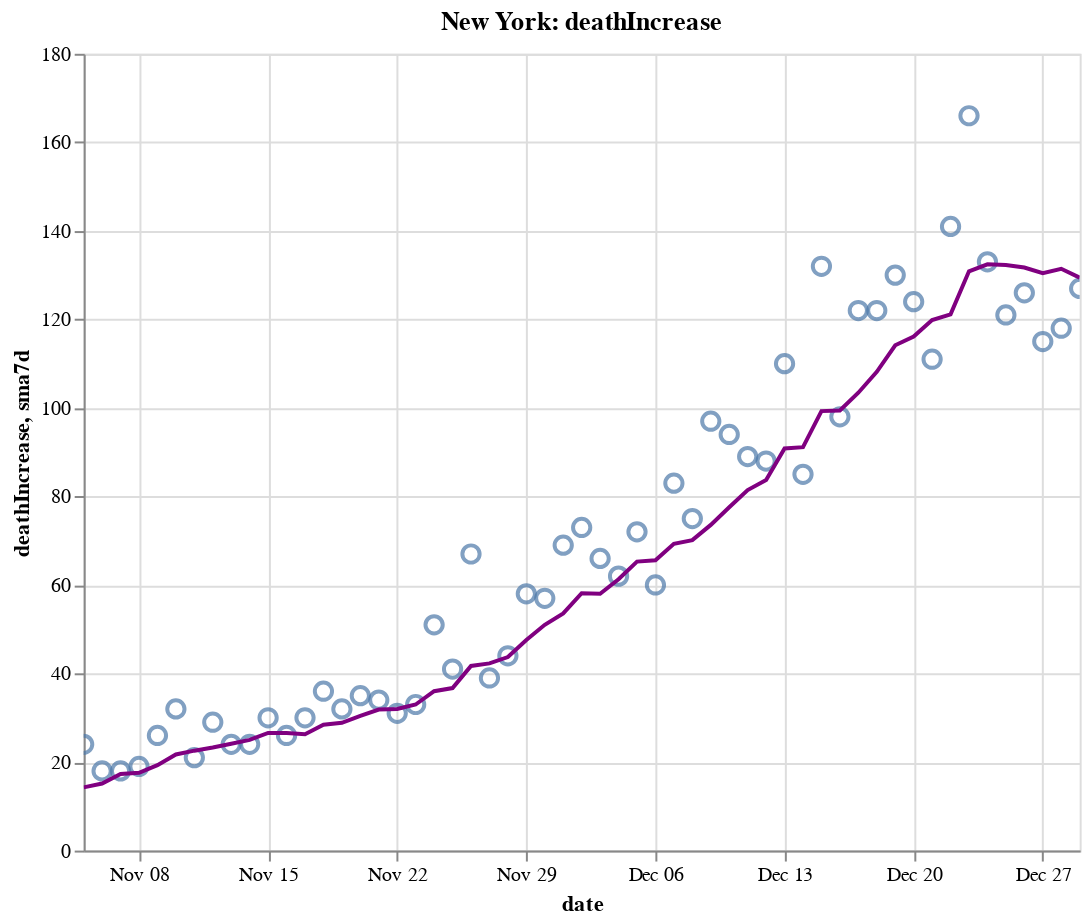

Here is the notebook cell this chart was saved with:
### Code cell
create_plot(ny, 'deathIncrease')

### Figure 1 — Vega-Lite specification as saved in the notebook (floating-point values rounded to 4 significant figures)
{"config": {"view": {"continuousWidth": 400, "continuousHeight": 300}}, "layer": [{"layer": [{"mark": {"type": "point", "size": 75}, "encoding": {"tooltip": [{"type": "temporal", "field": "date"}, {"type": "quantitative", "field": "deathIncrease"}, {"type": "quantitative", "field": "sma7d"}], "x": {"type": "temporal", "field": "date"}, "y": {"type": "quantitative", "field": "deathIncrease"}}, "selection": {"selector012": {"type": "interval", "bind": "scales", "encodings": ["x", "y"]}}}, {"mark": {"type": "line", "color": "purple"}, "encoding": {"x": {"type": "temporal", "field": "date"}, "y": {"type": "quantitative", "field": "sma7d"}}}]}, {"mark": {"type": "rule", "color": "#aaa"}, "encoding": {"x": {"type": "temporal", "field": "date"}}, "transform": [{"filter": {"selection": "selector011"}}]}, {"mark": "circle", "encoding": {"opacity": {"condition": {"value": 1, "selection": "selector011"}, "value": 0}, "tooltip": [{"type": "temporal", "field": "date"}, {"type": "quantitative", "field": "deathIncrease"}, {"type": "quantitative", "field": "sma7d"}], "x": {"type": "temporal", "field": "date"}, "y": {"type": "quantitative", "field": "deathIncrease"}}, "selection": {"selector011": {"type": "single", "encodings": ["x"], "on": "mouseover", "nearest": true, "empty": "none"}}}, {"mark": {"type": "text", "align": "left", "dx": 5, "dy": -5, "stroke": "white", "strokeWidth": 2}, "encoding": {"text": {"type": "quantitative", "field": "deathIncrease"}, "tooltip": [{"type": "temporal", "field": "date"}, {"type": "quantitative", "field": "deathIncrease"}, {"type": "quantitative", "field": "sma7d"}], "x": {"type": "temporal", "field": "date"}, "y": {"type": "quantitative", "field": "deathIncrease"}}, "transform": [{"filter": {"selection": "selector011"}}]}, {"mark": {"type": "text", "align": "left", "dx": 5, "dy": -5}, "encoding": {"text": {"type": "quantitative", "field": "deathIncrease"}, "tooltip": [{"type": "temporal", "field": "date"}, {"type": "quantitative", "field": "deathIncrease"}, {"type": "quantitative", "field": "sma7d"}], "x": {"type": "temporal", "field": "date"}, "y": {"type": "quantitative", "field": "deathIncrease"}}, "transform": [{"filter": {"selection": "selector011"}}]}], "data": {"name": "data-2cee9995dff636908f583d4c8365dd93"}, "height": 400, "title": "New York: deathIncrease", "width": 500, "$schema": "https://vega.github.io/schema/vega-lite/v4.8.1.json", "datasets": {"data-2cee9995dff636908f583d4c8365dd93": [{"date": "2020-11-05T00:00:00", "totalTestResultsIncrease": 161000.0, "positiveIncrease": 2997.0, "death": 25890.0, "deathIncrease": 24.0, "positiveRate": 0.019, "state": "New York", "sma7d": 14.29}, {"date": "2020-11-06T00:00:00", "totalTestResultsIncrease": 160700.0, "positiveIncrease": 3209.0, "death": 25910.0, "deathIncrease": 18.0, "positiveRate": 0.02, "state": "New York", "sma7d": 15.14}, {"date": "2020-11-07T00:00:00", "totalTestResultsIncrease": 163300.0, "positiveIncrease": 3587.0, "death": 25930.0, "deathIncrease": 18.0, "positiveRate": 0.022, "state": "New York", "sma7d": 17.29}, {"date": "2020-11-08T00:00:00", "totalTestResultsIncrease": 145600.0, "positiveIncrease": 3428.0, "death": 25950.0, "deathIncrease": 19.0, "positiveRate": 0.024, "state": "New York", "sma7d": 17.57}, {"date": "2020-11-09T00:00:00", "totalTestResultsIncrease": 111400.0, "positiveIncrease": 3144.0, "death": 25970.0, "deathIncrease": 26.0, "positiveRate": 0.028, "state": "New York", "sma7d": 19.29}, {"date": "2020-11-10T00:00:00", "totalTestResultsIncrease": 128000.0, "positiveIncrease": 3965.0, "death": 26000.0, "deathIncrease": 32.0, "positiveRate": 0.031, "state": "New York", "sma7d": 21.71}, {"date": "2020-11-11T00:00:00", "totalTestResultsIncrease": 164300.0, "positiveIncrease": 4820.0, "death": 26030.0, "deathIncrease": 21.0, "positiveRate": 0.029, "state": "New York", "sma7d": 22.57}, {"date": "2020-11-12T00:00:00", "totalTestResultsIncrease": 162600.0, "positiveIncrease": 4797.0, "death": 26060.0, "deathIncrease": 29.0, "positiveRate": 0.029, "state": "New York", "sma7d": 23.29}, {"date": "2020-11-13T00:00:00", "totalTestResultsIncrease": 203700.0, "positiveIncrease": 5401.0, "death": 26080.0, "deathIncrease": 24.0, "positiveRate": 0.027, "state": "New York", "sma7d": 24.14}, {"date": "2020-11-14T00:00:00", "totalTestResultsIncrease": 184200.0, "positiveIncrease": 5388.0, "death": 26100.0, "deathIncrease": 24.0, "positiveRate": 0.029, "state": "New York", "sma7d": 25.0}, {"date": "2020-11-15T00:00:00", "totalTestResultsIncrease": 133200.0, "positiveIncrease": 3649.0, "death": 26130.0, "deathIncrease": 30.0, "positiveRate": 0.027, "state": "New York", "sma7d": 26.57}, {"date": "2020-11-16T00:00:00", "totalTestResultsIncrease": 124600.0, "positiveIncrease": 3490.0, "death": 26160.0, "deathIncrease": 26.0, "positiveRate": 0.028, "state": "New York", "sma7d": 26.57}, {"date": "2020-11-17T00:00:00", "totalTestResultsIncrease": 159900.0, "positiveIncrease": 5088.0, "death": 26190.0, "deathIncrease": 30.0, "positiveRate": 0.032, "state": "New York", "sma7d": 26.29}, {"date": "2020-11-18T00:00:00", "totalTestResultsIncrease": 154400.0, "positiveIncrease": 5294.0, "death": 26220.0, "deathIncrease": 36.0, "positiveRate": 0.034, "state": "New York", "sma7d": 28.43}, {"date": "2020-11-19T00:00:00", "totalTestResultsIncrease": 195200.0, "positiveIncrease": 5310.0, "death": 26260.0, "deathIncrease": 32.0, "positiveRate": 0.027, "state": "New York", "sma7d": 28.86}, {"date": "2020-11-20T00:00:00", "totalTestResultsIncrease": 205500.0, "positiveIncrease": 5468.0, "death": 26290.0, "deathIncrease": 35.0, "positiveRate": 0.027, "state": "New York", "sma7d": 30.43}, {"date": "2020-11-21T00:00:00", "totalTestResultsIncrease": 207900.0, "positiveIncrease": 5972.0, "death": 26330.0, "deathIncrease": 34.0, "positiveRate": 0.029, "state": "New York", "sma7d": 31.86}, {"date": "2020-11-22T00:00:00", "totalTestResultsIncrease": 196600.0, "positiveIncrease": 5392.0, "death": 26360.0, "deathIncrease": 31.0, "positiveRate": 0.027, "state": "New York", "sma7d": 32.0}, {"date": "2020-11-23T00:00:00", "totalTestResultsIncrease": 191500.0, "positiveIncrease": 5906.0, "death": 26390.0, "deathIncrease": 33.0, "positiveRate": 0.031, "state": "New York", "sma7d": 33.0}, {"date": "2020-11-24T00:00:00", "totalTestResultsIncrease": 164800.0, "positiveIncrease": 4881.0, "death": 26440.0, "deathIncrease": 51.0, "positiveRate": 0.03, "state": "New York", "sma7d": 36.0}, {"date": "2020-11-25T00:00:00", "totalTestResultsIncrease": 173100.0, "positiveIncrease": 6265.0, "death": 26480.0, "deathIncrease": 41.0, "positiveRate": 0.036, "state": "New York", "sma7d": 36.71}, {"date": "2020-11-26T00:00:00", "totalTestResultsIncrease": 217700.0, "positiveIncrease": 6933.0, "death": 26550.0, "deathIncrease": 67.0, "positiveRate": 0.032, "state": "New York", "sma7d": 41.71}, {"date": "2020-11-27T00:00:00", "totalTestResultsIncrease": 219400.0, "positiveIncrease": 8176.0, "death": 26590.0, "deathIncrease": 39.0, "positiveRate": 0.037, "state": "New York", "sma7d": 42.29}, {"date": "2020-11-28T00:00:00", "totalTestResultsIncrease": 152400.0, "positiveIncrease": 6063.0, "death": 26630.0, "deathIncrease": 44.0, "positiveRate": 0.04, "state": "New York", "sma7d": 43.71}, {"date": "2020-11-29T00:00:00", "totalTestResultsIncrease": 157300.0, "positiveIncrease": 6723.0, "death": 26690.0, "deathIncrease": 58.0, "positiveRate": 0.043, "state": "New York", "sma7d": 47.57}, {"date": "2020-11-30T00:00:00", "totalTestResultsIncrease": 149000.0, "positiveIncrease": 6819.0, "death": 26750.0, "deathIncrease": 57.0, "positiveRate": 0.046, "state": "New York", "sma7d": 51.0}, {"date": "2020-12-01T00:00:00", "totalTestResultsIncrease": 146700.0, "positiveIncrease": 7285.0, "death": 26820.0, "deathIncrease": 69.0, "positiveRate": 0.05, "state": "New York", "sma7d": 53.57}, {"date": "2020-12-02T00:00:00", "totalTestResultsIncrease": 193600.0, "positiveIncrease": 8973.0, "death": 26890.0, "deathIncrease": 73.0, "positiveRate": 0.046, "state": "New York", "sma7d": 58.14}, {"date": "2020-12-03T00:00:00", "totalTestResultsIncrease": 203400.0, "positiveIncrease": 9855.0, "death": 26960.0, "deathIncrease": 66.0, "positiveRate": 0.048, "state": "New York", "sma7d": 58.0}, {"date": "2020-12-04T00:00:00", "totalTestResultsIncrease": 208300.0, "positiveIncrease": 11270.0, "death": 27020.0, "deathIncrease": 62.0, "positiveRate": 0.054, "state": "New York", "sma7d": 61.29}, {"date": "2020-12-05T00:00:00", "totalTestResultsIncrease": 215400.0, "positiveIncrease": 10760.0, "death": 27090.0, "deathIncrease": 72.0, "positiveRate": 0.05, "state": "New York", "sma7d": 65.29}, {"date": "2020-12-06T00:00:00", "totalTestResultsIncrease": 205800.0, "positiveIncrease": 9702.0, "death": 27150.0, "deathIncrease": 60.0, "positiveRate": 0.047, "state": "New York", "sma7d": 65.57}, {"date": "2020-12-07T00:00:00", "totalTestResultsIncrease": 152300.0, "positiveIncrease": 7302.0, "death": 27230.0, "deathIncrease": 83.0, "positiveRate": 0.048, "state": "New York", "sma7d": 69.29}, {"date": "2020-12-08T00:00:00", "totalTestResultsIncrease": 162500.0, "positiveIncrease": 9335.0, "death": 27310.0, "deathIncrease": 75.0, "positiveRate": 0.057, "state": "New York", "sma7d": 70.14}, {"date": "2020-12-09T00:00:00", "totalTestResultsIncrease": 194600.0, "positiveIncrease": 10600.0, "death": 27400.0, "deathIncrease": 97.0, "positiveRate": 0.054, "state": "New York", "sma7d": 73.57}, {"date": "2020-12-10T00:00:00", "totalTestResultsIncrease": 197400.0, "positiveIncrease": 10180.0, "death": 27500.0, "deathIncrease": 94.0, "positiveRate": 0.052, "state": "New York", "sma7d": 77.57}, {"date": "2020-12-11T00:00:00", "totalTestResultsIncrease": 212700.0, "positiveIncrease": 10600.0, "death": 27590.0, "deathIncrease": 89.0, "positiveRate": 0.05, "state": "New York", "sma7d": 81.43}, {"date": "2020-12-12T00:00:00", "totalTestResultsIncrease": 242900.0, "positiveIncrease": 11130.0, "death": 27680.0, "deathIncrease": 88.0, "positiveRate": 0.046, "state": "New York", "sma7d": 83.71}, {"date": "2020-12-13T00:00:00", "totalTestResultsIncrease": 205200.0, "positiveIncrease": 10190.0, "death": 27780.0, "deathIncrease": 110.0, "positiveRate": 0.05, "state": "New York", "sma7d": 90.86}, {"date": "2020-12-14T00:00:00", "totalTestResultsIncrease": 159800.0, "positiveIncrease": 9044.0, "death": 27870.0, "deathIncrease": 85.0, "positiveRate": 0.057, "state": "New York", "sma7d": 91.14}, {"date": "2020-12-15T00:00:00", "totalTestResultsIncrease": 194200.0, "positiveIncrease": 10350.0, "death": 28000.0, "deathIncrease": 132.0, "positiveRate": 0.053, "state": "New York", "sma7d": 99.29}, {"date": "2020-12-16T00:00:00", "totalTestResultsIncrease": 160900.0, "positiveIncrease": 9998.0, "death": 28100.0, "deathIncrease": 98.0, "positiveRate": 0.062, "state": "New York", "sma7d": 99.43}, {"date": "2020-12-17T00:00:00", "totalTestResultsIncrease": 202800.0, "positiveIncrease": 10910.0, "death": 28220.0, "deathIncrease": 122.0, "positiveRate": 0.054, "state": "New York", "sma7d": 103.4}, {"date": "2020-12-18T00:00:00", "totalTestResultsIncrease": 249400.0, "positiveIncrease": 12700.0, "death": 28340.0, "deathIncrease": 122.0, "positiveRate": 0.051, "state": "New York", "sma7d": 108.1}, {"date": "2020-12-19T00:00:00", "totalTestResultsIncrease": 191500.0, "positiveIncrease": 9919.0, "death": 28470.0, "deathIncrease": 130.0, "positiveRate": 0.052, "state": "New York", "sma7d": 114.1}, {"date": "2020-12-20T00:00:00", "totalTestResultsIncrease": 197300.0, "positiveIncrease": 9957.0, "death": 28600.0, "deathIncrease": 124.0, "positiveRate": 0.05, "state": "New York", "sma7d": 116.1}, {"date": "2020-12-21T00:00:00", "totalTestResultsIncrease": 156500.0, "positiveIncrease": 9007.0, "death": 28710.0, "deathIncrease": 111.0, "positiveRate": 0.058, "state": "New York", "sma7d": 119.9}, {"date": "2020-12-22T00:00:00", "totalTestResultsIncrease": 164900.0, "positiveIncrease": 9716.0, "death": 28850.0, "deathIncrease": 141.0, "positiveRate": 0.059, "state": "New York", "sma7d": 121.1}, {"date": "2020-12-23T00:00:00", "totalTestResultsIncrease": 204400.0, "positiveIncrease": 11940.0, "death": 29020.0, "deathIncrease": 166.0, "positiveRate": 0.058, "state": "New York", "sma7d": 130.9}, {"date": "2020-12-24T00:00:00", "totalTestResultsIncrease": 226300.0, "positiveIncrease": 12570.0, "death": 29150.0, "deathIncrease": 133.0, "positiveRate": 0.056, "state": "New York", "sma7d": 132.4}, {"date": "2020-12-25T00:00:00", "totalTestResultsIncrease": 226600.0, "positiveIncrease": 12450.0, "death": 29270.0, "deathIncrease": 121.0, "positiveRate": 0.055, "state": "New York", "sma7d": 132.3}, {"date": "2020-12-26T00:00:00", "totalTestResultsIncrease": 201400.0, "positiveIncrease": 10810.0, "death": 29400.0, "deathIncrease": 126.0, "positiveRate": 0.054, "state": "New York", "sma7d": 131.7}, {"date": "2020-12-27T00:00:00", "totalTestResultsIncrease": 130300.0, "positiveIncrease": 7623.0, "death": 29510.0, "deathIncrease": 115.0, "positiveRate": 0.059, "state": "New York", "sma7d": 130.4}, {"date": "2020-12-28T00:00:00", "totalTestResultsIncrease": 124900.0, "positiveIncrease": 10410.0, "death": 29630.0, "deathIncrease": 118.0, "positiveRate": 0.083, "state": "New York", "sma7d": 131.4}, {"date": "2020-12-29T00:00:00", "totalTestResultsIncrease": 160200.0, "positiveIncrease": 11440.0, "death": 29760.0, "deathIncrease": 127.0, "positiveRate": 0.071, "state": "New York", "sma7d": 129.4}]}}
